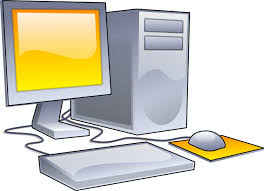
//> input picture Algoritmi/Image.jpeg, 264 x 191 px
$ ./Romeo_Split_Merge Image.jpeg 100 3   (built with g++ and OpenCV 4)
//> lines starting //> are read from the running program, lines starting //| are printed output that depends on the picture
#include <opencv2/opencv.hpp>
#include <iostream>
#include <vector>

using namespace cv;
using namespace std;

int size; // dimensione minima di una regione
int thr; // soglia

/*----Quadrante------
highLeft | highRight
lowLeft  | lowRight
0 | 1
3 | 2
-------------------*/

class TreeNode {
    private:
        Rect region; // regione dell'immagine
        TreeNode *lowLeft, // nodo in basso a sinistra nel quadrante
                 *lowRight, // nodo in basso a destra nel quadrante
                 *highLeft, // nodo in alto a sinistra nel quadrante
                 *highRight; // nodo in alto a destra nel quadrante
        vector<TreeNode*> merged; // regioni unite
        vector<bool> isMerged = vector<bool>(4, false); // indica quali regioni sono state unite
        float stdDev, // deviazione standard nella regione
              avg; // media dei pixel nella regione
    public:
        TreeNode(Rect r) { // costruttore, inizializza la regione e i puntatori a nullptr
            region = r;
            lowLeft = lowRight = highLeft = highRight = nullptr;
        }

        // metodi get
        TreeNode* getLowLeft() {return lowLeft;}
        TreeNode* getLowRight() {return lowRight;}
        TreeNode* getHighLeft() {return highLeft;}
        TreeNode* getHighRight() {return highRight;}
        float getStdDev() {return stdDev;}
        float getAvg() {return avg;}
        vector<TreeNode*>& getMerged() {return merged;}
        Rect& getRegion() {return region;}
        bool getIsMerged(int i) {return isMerged[i];}

        // metodi set
        void setLowLeft(TreeNode* n) {lowLeft = n;}
        void setLowRight(TreeNode* n) {lowRight = n;}
        void setHighLeft(TreeNode* n) {highLeft = n;}
        void setHighRight(TreeNode* n) {highRight = n;}
        void setStdDev(float a) {stdDev = a;}
        void setAvg(float a) {avg = a;}
        void setIsMerged(int i) {isMerged[i] = true;}

        void addRegion(TreeNode* root) {merged.push_back(root);}
};

TreeNode* split(Mat& image, Rect r) {
    TreeNode* root = new TreeNode(r); // istanzio un nuovo nodo

    // calcolo media e deviazione standard
    Scalar stdDev, avg;
    meanStdDev(image(r), avg, stdDev);
    root -> setAvg(avg[0]);
    root -> setStdDev(stdDev[0]);
    if (r.width > size && root -> getStdDev() > thr) { // controllo se la larghezza della regione è maggiore della dimensione minima e se la deviazione standard supera la soglia
        Rect highLeft(r.x, r.y, r.width / 2, r.height / 2); // creo il quadrante in alto a sinistra
        root -> setHighLeft(split(image, highLeft));
        Rect highRight(r.x + r.width / 2, r.y, r.width / 2, r.height / 2); // creo il quadrante in alto a destra
        root -> setHighRight(split(image, highRight));
        Rect lowRight(r.x + r.width / 2, r.y + r.height / 2, r.width / 2, r.height / 2); // creo il quadrante in basso a destra
        root -> setLowRight(split(image, lowRight));
        Rect lowLeft(r.x, r.y + r.height / 2, r.width / 2, r.height / 2); // creo il quadrante in basso a sinistra
        root -> setLowLeft(split(image, lowLeft));
    }
    return root;
}

void merge(TreeNode* root) {
    if (root -> getRegion().width > size && root -> getStdDev() > thr) { // controllo se la larghezza della regione è maggiore della dimensione minima e se la deviazione standard supera la soglia
        if (root -> getHighLeft() -> getStdDev() < thr && root -> getHighRight() -> getStdDev() < thr) { // primo caso: fondo highLeft e highRight
            root -> addRegion(root -> getHighLeft());
            root -> addRegion(root -> getHighRight());
            root -> setIsMerged(0);
            root -> setIsMerged(1);
            if (root -> getLowLeft() -> getStdDev() < thr && root -> getLowRight() -> getStdDev() < thr) { // controllo se anche lowLeft e lowRight possono essere fusi
                root -> addRegion(root -> getLowLeft());
                root -> addRegion(root -> getLowRight());
                root -> setIsMerged(3);
                root -> setIsMerged(2);
            } else { // se non posso fondere lowLeft e lowRight
                merge(root -> getLowLeft());
                merge(root -> getLowRight());
            }
        } else if (root -> getHighRight() -> getStdDev() < thr && root -> getLowRight() -> getStdDev() < thr) { // secondo caso: fondo highRight e lowRight
            root -> addRegion(root -> getHighRight());
            root -> addRegion(root -> getLowRight());
            root -> setIsMerged(1);
            root -> setIsMerged(2);
            if (root -> getHighLeft() -> getStdDev() < thr && root -> getLowLeft() -> getStdDev() < thr) { // controllo se anche highLeft e lowLeft possono essere fusi
                root -> addRegion(root -> getHighLeft());
                root -> addRegion(root -> getLowLeft());
                root -> setIsMerged(0);
                root -> setIsMerged(3);
            } else { // se non posso fondere highLeft e lowLeft
                merge(root -> getHighLeft());
                merge(root -> getLowLeft());
            }
        } else if (root -> getLowRight() -> getStdDev() < thr && root -> getLowLeft() -> getStdDev() < thr) { // terzo caso: fondo lowRight e lowLeft
            root -> addRegion(root -> getLowRight());
            root -> addRegion(root -> getLowLeft());
            root -> setIsMerged(2);
            root -> setIsMerged(3);
            if (root -> getHighLeft() -> getStdDev() < thr && root -> getHighRight() -> getStdDev() < thr) { // controllo se anche highLeft e highRight possono essere fusi
                root -> addRegion(root -> getHighLeft());
                root -> addRegion(root -> getHighRight());
                root -> setIsMerged(0);
                root -> setIsMerged(1);
            } else { // se non posso fondere highLeft e highRight
                merge(root -> getHighLeft());
                merge(root -> getHighRight());
            }
        } else if (root -> getLowLeft() -> getStdDev() < thr && root -> getHighLeft() -> getStdDev() < thr) { // quarto caso: fondo lowLeft e highLeft
            root -> addRegion(root -> getLowLeft());
            root -> addRegion(root -> getHighLeft());
            root -> setIsMerged(3);
            root -> setIsMerged(0);
            if (root -> getHighRight() -> getStdDev() < thr && root -> getLowRight() -> getStdDev() < thr) { // controllo se anche highRight e lowRight possono essere fusi
                root -> addRegion(root -> getHighRight());
                root -> addRegion(root -> getLowRight());
                root -> setIsMerged(1);
                root -> setIsMerged(2);
            } else { // se non posso fondere highRight e lowRight
                merge(root -> getHighRight());
                merge(root -> getLowRight());
            }
        } else { // se non posso eseguire fusioni
            merge(root -> getHighLeft());
            merge(root -> getHighRight());
            merge(root -> getLowRight());
            merge(root -> getLowLeft());
        }
    } else { // se la regione non è ulteriormente divisibile
        root -> addRegion(root);
        for (int i = 0; i < 4; i++) {
            root -> setIsMerged(i);
        }
    }
}

void segment(TreeNode* root, Mat& image) {
    vector<TreeNode*>merged = root -> getMerged(); // lista di regioni unite
    if (merged.empty()) { // se la lista è vuota esegue la segmentazione sulle 4 sottoregioni
        segment(root -> getHighLeft(), image);
        segment(root -> getHighRight(), image);
        segment(root -> getLowLeft(), image);
        segment(root -> getLowRight(), image);
    } else {
        float avg = 0.0f; // media dei valori dei pixel della regione
        for (auto i : merged) { // sommo il valore di ogni pixel della regione
            avg += (int) i -> getAvg();
        }
        avg /= merged.size(); // calcolo la media dei valori pixel della regione
        for (auto i : merged) { // assegno il valore medio ai pixel della regione
            image(i -> getRegion()) = (int)avg;
        }
        if (merged.size() > 1) { // eseguo la segmentazione sulle regioni non unite
            for (int i = 0; i < 4; i++) {
                if (!root -> getIsMerged(i)) {
                    switch (i) {
                        case 0: segment(root->getHighLeft(), image); break;
                        case 1: segment(root->getHighRight(), image); break;
                        case 2: segment(root->getLowRight(), image); break;
                        case 3: segment(root->getLowLeft(), image); break;
                    }
                }
            }
        }
    }
}

int main(int argc, char** argv) {
    Mat image = imread(argv[1], IMREAD_GRAYSCALE); // leggo l'immagine di input
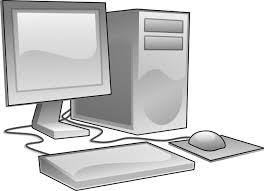
//> image: 191 rows x 264 cols, CV_8UC1; min 0, max 255, mean 207.8
    if (image.empty()) {
        cout << "Errore lettura immagine" << endl;
        return -1;
    }
    imshow("Input", image);
    waitKey(0);
    thr = atoi(argv[2]);
//> thr = 100
    size = atoi(argv[3]);
//> size = 3
    GaussianBlur(image, image, Size(9, 9), 0, 0);
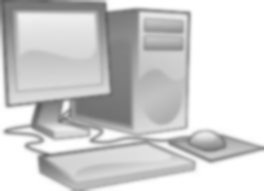
//> image: 191 rows x 264 cols, CV_8UC1; min 91, max 255, mean 207.7
    int exponent = log(min(image.cols, image.rows)) / log(2); // dimensione massima del quadrante
//> exponent = 7
    int blockSize = pow(2.0, (double)exponent); // dimensione del quadrante
//> blockSize = 128
    Rect square = Rect(0, 0, blockSize, blockSize); // definizione di un quadrante
//> square = Rect(0, 0, 128, 128)
    image = image(square).clone(); // estraggo il quadrante
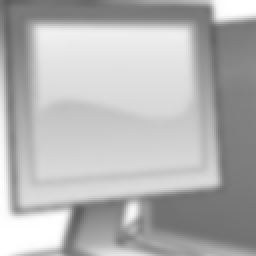
//> image: 128 rows x 128 cols, CV_8UC1 (shown 2 times larger); min 91, max 255, mean 179.9
    Mat segmentedImage = image.clone(); // immagine segmentata
    TreeNode *root = split(image, Rect(0, 0, image.rows, image.cols)); // divide l'immagine in quadranti e restituisce la radice
//> in split, `meanStdDev(image(r), avg, stdDev);`: avg = Scalar(179.9); stdDev = Scalar(44.19)
    merge(root); // applica l'algoritmo di merging per fondere le regioni adiacenti
//> in addRegion, `void addRegion(TreeNode* root) {merged.push_back(root);}`: merged = 1 item
    segment(root, segmentedImage); // segmenta l'immagine
//> the loop in segment, `for (auto i : merged)` made 1 pass
//> avg on pass 1: 179
//> after the loop in segment, `for (auto i : merged)`: avg = 179
//> the loop in segment, `for (auto i : merged)` made 1 pass
//> after the loop in segment, `for (auto i : merged)`: image: 128 rows x 128 cols, CV_8UC1; every value is 179
    imshow("Segmented", segmentedImage);
    waitKey(0);
    return 0;
}

$ run again, on Algoritmi/quadrato.jpeg
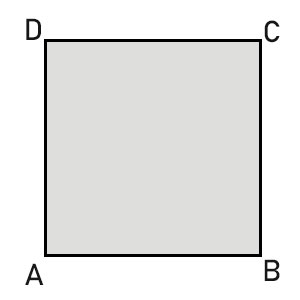
//> input picture Algoritmi/quadrato.jpeg, 300 x 300 px
//> thr = 100
//> size = 3
//> `GaussianBlur(image, image, Size(9, 9), 0, 0);`:
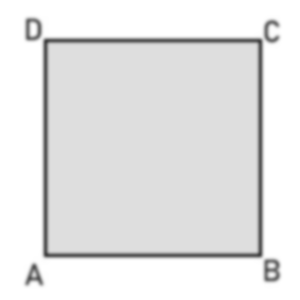
//> image: 300 rows x 300 cols, CV_8UC1; min 67, max 255, mean 229.7
//> `image = image(square).clone();`:
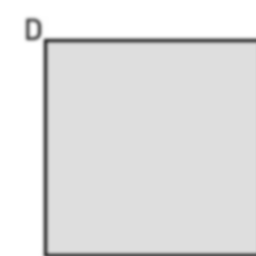
//> image: 256 rows x 256 cols, CV_8UC1; min 67, max 255, mean 225.7
//> region = Rect(0, 0, 256, 256)
//> in split, `meanStdDev(image(r), avg, stdDev);`: avg = Scalar(225.7); stdDev = Scalar(28.43)
//> in addRegion, `void addRegion(TreeNode* root) {merged.push_back(root);}`: merged = 1 item
//> the loop in segment, `for (auto i : merged)` made 1 pass
//> avg on pass 1: 225
//> after the loop in segment, `for (auto i : merged)`: avg = 225
//> the loop in segment, `for (auto i : merged)` made 1 pass
